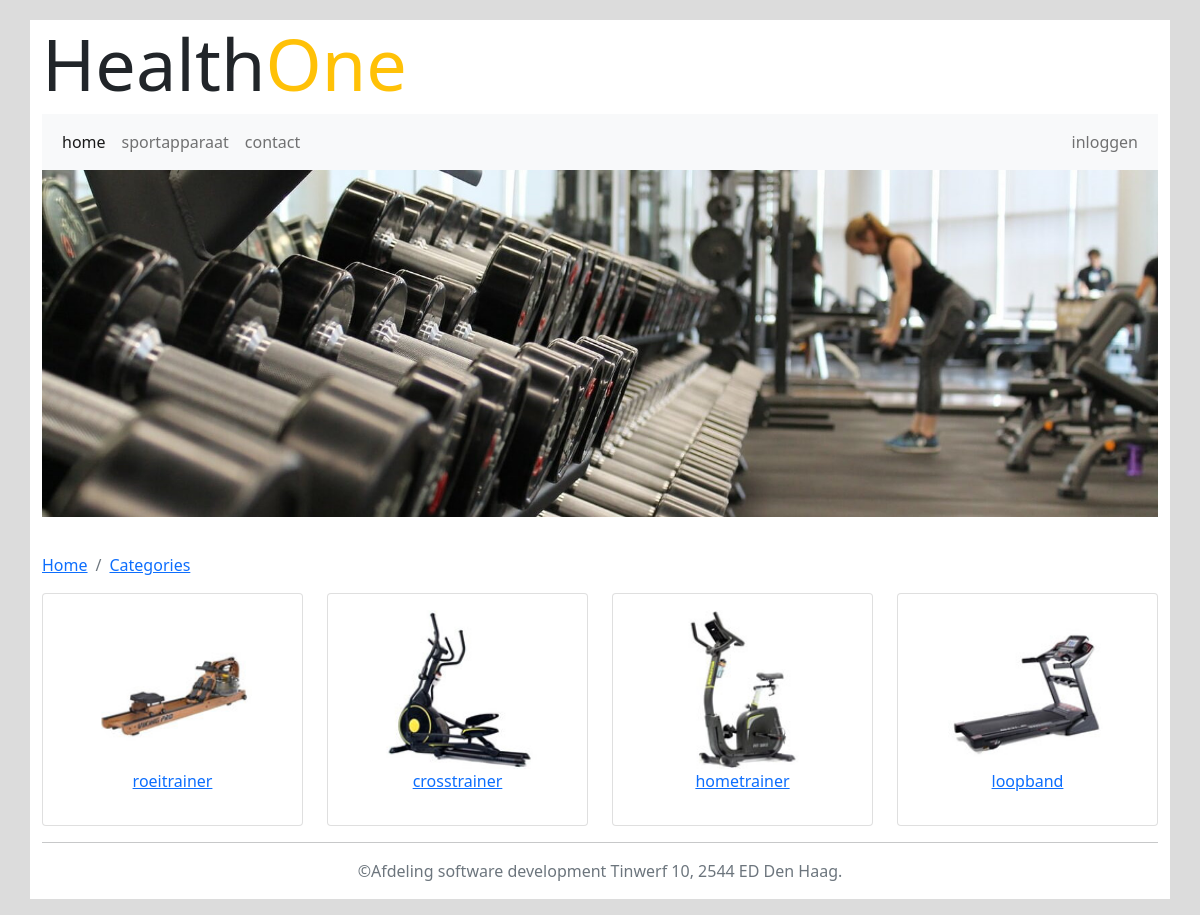
The page /categories on the database its author committed.
### tables this page shows
CREATE TABLE `categories` (
  `id` bigint(20) NOT NULL,
  `name` varchar(50) NOT NULL,
  `picture` varchar(255) NOT NULL,
  `description` varchar(500) NOT NULL
);

### Modules/Categories.php (called while the page is built, shortened)
<?php
function getCategories()
{
    global $pdo;
    $query=$pdo->prepare("SELECT * FROM categories");
    $query->execute();
    $categories=$query->fetchAll(PDO::FETCH_CLASS,"Category");
    return $categories;
}

### Templates/categories.php (the view)
<!DOCTYPE html>
<html>
<?php
    include_once('defaults/head.php');
?>
<body>
    <div class="container">
        <?php
            include_once('defaults/header.php');
            include_once('defaults/menu.php');
            include_once('defaults/pictures.php');
        ?>
        <nav aria-label="breadcrumb">
            <ol class="breadcrumb">
                <li class="breadcrumb-item"><a href="/home">Home</a></li>
                <li class="breadcrumb-item"><a href="/categories">Categories</a></li>
            </ol>
        </nav>
        <div class="row gy-3 ">
            <?php global $categories ?>
            <?php foreach ($categories as $category): ?>
                <div class="col-sm-4 col-md-3">
                    <a href="/category/<?= $category->id ?>">
                        <div class="card">
                            <div class="card-body text-center">
                                <img class="product-img img-responsive center-block" alt="Product image" src="<?= $category->picture ?>">
                                <div class="card-title mb-3"><?= $category->name ?></div>
                            </div>
                        </div>
                    </a>
                </div>
            <?php endforeach; ?>
        </div>
        <hr>
        <?php
           include_once('defaults/footer.php');
        ?>
    </div>
</body>
</html>

### public/css/style.css (style rules this page uses)
body { background-color: gainsboro }
.container { background-color: white; }
.product-img { width: 70%; }

### rows shown on the page
categories: picture (picture), name "roeitrainer"
categories: shows a picture, name "crosstrainer"
categories: picture (picture), name "hometrainer"
categories: picture (picture), name "loopband"
